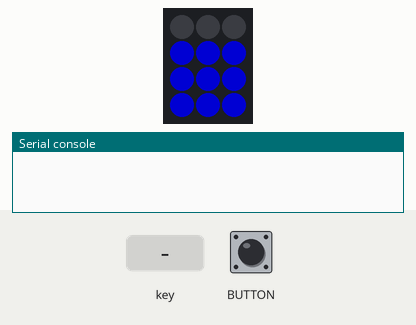
Recording of a program running on a simulated Adafruit MacroPad running CircuitPython. Parts: 3×4 RGB LED matrix, the last lines printed to the serial console. Inputs (shaded band) come from the test bench. Dim RGB values are drawn brighter than linear; USB keyboard and mouse output is not drawn.

Above: at 1.2 s.
1.3 s: key number 3 pressed for 0.2 s
At 1.7 s:
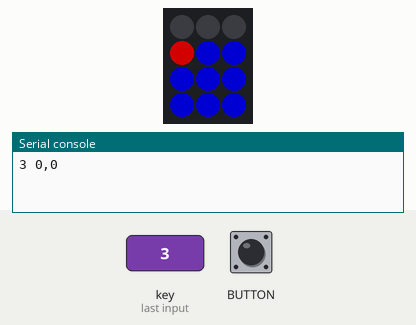
2.8 s: key number 4 pressed for 0.2 s
At 4.0 s:
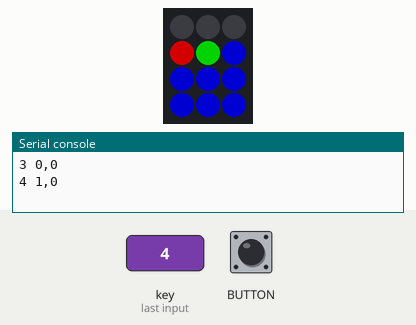
Timing chart, 0 to 5.8 s (numbered marks = the images above; inputs shaded):
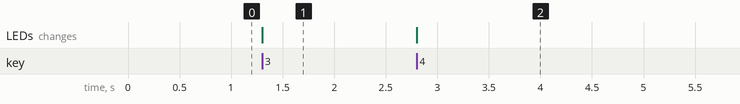

The program:

code.py
```python
# (licence header left out)
"""
Simpletest demo for MacroPad. Prints the key pressed, the relative position of the rotary
encoder, and the state of the rotary encoder switch to the serial console.
"""
import time
import math
from rainbowio import colorwheel
from adafruit_macropad import MacroPad


macropad = MacroPad()

player_turn = 1
color_counter = 0

keys = [None] * 3
for i in range(3):
    keys[i] = [None] * 3

key_colors = [None] * 3
for i in range(3):
    key_colors[i] = [None] * 3

def key_to_grid(key):
    x = (key - 3) % 3
    y = math.floor((key - 3) / 3)
    return (x, y)


def grid_to_key(x, y):
    key = (y * 3) + x + 3
    return key

def is_winner():
    winning_player = None
    if keys[0][0] == keys[1][1] and keys[1][1] == keys[2][2] and keys[1][1] != None:
        key_colors[0][0] = keys[0][0] + 10
        key_colors[1][1] += keys[1][1] + 10
        key_colors[2][2] += keys[2][2] + 10
        winning_player = keys[2][2]

    if keys[2][0] == keys[1][1] and keys[1][1] == keys[0][2] and keys[1][1] != None:
        key_colors[2][0] = keys[2][0] + 10
        key_colors[1][1] = keys[1][1] + 10
        key_colors[0][2] = keys[0][2] + 10
        winning_player = keys[1][1]

    for i in range(0, 3):
        if keys[0][i] == keys[1][i] and keys[1][i] == keys[2][i] and keys[1][i] != None:
            key_colors[0][i] = keys[0][i] + 10
            key_colors[1][i] = keys[1][i] + 10
            key_colors[2][i] = keys[2][i] + 10
            winning_player = keys[1][i]
        if keys[i][0] == keys[i][1] and keys[i][1] == keys[i][2] and keys[i][1] != None:
            key_colors[i][0] = keys[i][0] + 10
            key_colors[i][1] = keys[i][1] + 10
            key_colors[i][2] = keys[i][2] + 10
            winning_player = keys[i][1]


#for i in range(3, 12):
#    x, y = key_to_grid(i)
#    print("{} {},{}".format(i, x, y))

def update_grid():
    global color_counter
    color_counter = color_counter + 1
    for y in range(0, 3):
        for x in range(0, 3):
            key = grid_to_key(x, y)
            player = key_colors[x][y]
            if player == None:
                color = 170
            elif player == 1:
                color = 0
            elif player == 2:
                color = 340
            elif player > 10:
                color = color_counter % 255
            else:
                color = 170
            macropad.pixels[key] = colorwheel(color)


update_grid()
while True:
    key_event = macropad.keys.events.get()
    if key_event and key_event.pressed:
        key = key_event.key_number
        x, y = key_to_grid(key)
        if keys[x][y] == None and key >= 3:
            keys[x][y] = player_turn
            key_colors[x][y] = player_turn
            print("{} {},{}".format(key, x, y))
            if player_turn == 1:
                player_turn = 2
            else:
                player_turn = 1

        is_winner()
    update_grid()
```

Measured:
- after the input at 1.3 s, the LEDs: change at once (image 1)
- after the input at 2.8 s, the LEDs: change at once (image 2)
